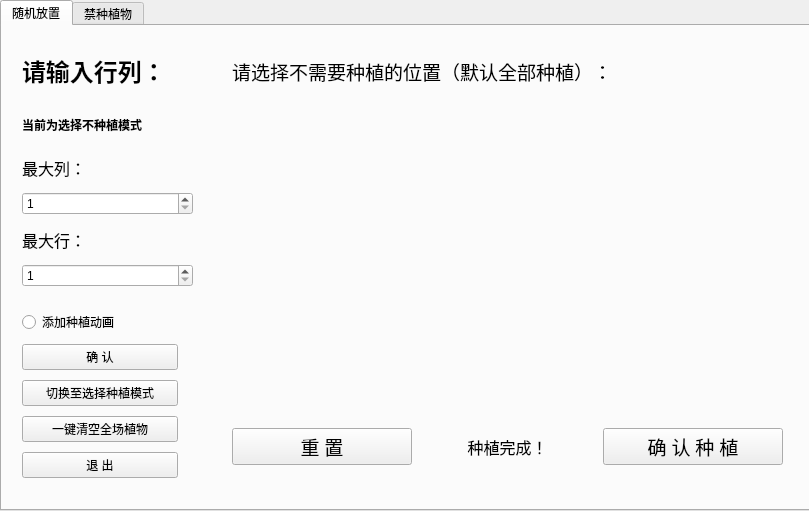
<?xml version="1.0" encoding="UTF-8"?>
<ui version="4.0">
 <class>RandPlantPlace</class>
 <widget class="QWidget" name="RandPlantPlace">
  <property name="geometry">
   <rect>
    <x>0</x>
    <y>0</y>
    <width>809</width>
    <height>511</height>
   </rect>
  </property>
  <property name="windowTitle">
   <string>Form</string>
  </property>
  <widget class="QTabWidget" name="tabWidget">
   <property name="geometry">
    <rect>
     <x>0</x>
     <y>0</y>
     <width>811</width>
     <height>511</height>
    </rect>
   </property>
   <property name="currentIndex">
    <number>0</number>
   </property>
   <widget class="QWidget" name="tab">
    <attribute name="title">
     <string>随机放置</string>
    </attribute>
    <widget class="QWidget" name="gridLayoutWidget">
     <property name="geometry">
      <rect>
       <x>230</x>
       <y>70</y>
       <width>551</width>
       <height>301</height>
      </rect>
     </property>
     <layout class="QGridLayout" name="select_noneed"/>
    </widget>
    <widget class="QWidget" name="layoutWidget">
     <property name="geometry">
      <rect>
       <x>20</x>
       <y>280</y>
       <width>156</width>
       <height>178</height>
      </rect>
     </property>
     <layout class="QVBoxLayout" name="verticalLayout_2">
      <item>
       <widget class="QRadioButton" name="animatedplant">
        <property name="text">
         <string>添加种植动画</string>
        </property>
       </widget>
      </item>
      <item>
       <widget class="QPushButton" name="rowcol_sure">
        <property name="text">
         <string>确 认</string>
        </property>
       </widget>
      </item>
      <item>
       <widget class="QPushButton" name="change_mode">
        <property name="text">
         <string>切换至选择种植模式</string>
        </property>
       </widget>
      </item>
      <item>
       <widget class="QPushButton" name="clearallplant">
        <property name="text">
         <string>一键清空全场植物</string>
        </property>
       </widget>
      </item>
      <item>
       <widget class="QPushButton" name="exit_button">
        <property name="text">
         <string>退 出</string>
        </property>
       </widget>
      </item>
     </layout>
    </widget>
    <widget class="QWidget" name="layoutWidget">
     <property name="geometry">
      <rect>
       <x>20</x>
       <y>80</y>
       <width>171</width>
       <height>181</height>
      </rect>
     </property>
     <layout class="QVBoxLayout" name="verticalLayout">
      <item>
       <widget class="QLabel" name="currentmode">
        <property name="font">
         <font>
          <family>微软雅黑</family>
          <bold>true</bold>
         </font>
        </property>
        <property name="text">
         <string>当前为选择不种植模式</string>
        </property>
       </widget>
      </item>
      <item>
       <widget class="QLabel" name="rowlabel">
        <property name="font">
         <font>
          <family>等线 Light</family>
          <pointsize>12</pointsize>
         </font>
        </property>
        <property name="text">
         <string>最大列：</string>
        </property>
       </widget>
      </item>
      <item>
       <widget class="QSpinBox" name="maxrow">
        <property name="minimum">
         <number>1</number>
        </property>
        <property name="maximum">
         <number>8</number>
        </property>
       </widget>
      </item>
      <item>
       <widget class="QLabel" name="collabel">
        <property name="font">
         <font>
          <family>等线 Light</family>
          <pointsize>12</pointsize>
         </font>
        </property>
        <property name="text">
         <string>最大行：</string>
        </property>
       </widget>
      </item>
      <item>
       <widget class="QSpinBox" name="maxcol">
        <property name="minimum">
         <number>1</number>
        </property>
        <property name="maximum">
         <number>8</number>
        </property>
        <property name="singleStep">
         <number>1</number>
        </property>
       </widget>
      </item>
     </layout>
    </widget>
    <widget class="QLabel" name="label_3">
     <property name="geometry">
      <rect>
       <x>20</x>
       <y>20</y>
       <width>181</width>
       <height>51</height>
      </rect>
     </property>
     <property name="font">
      <font>
       <family>微软雅黑</family>
       <pointsize>18</pointsize>
       <bold>true</bold>
      </font>
     </property>
     <property name="text">
      <string>请输入行列：</string>
     </property>
     <property name="textFormat">
      <enum>Qt::RichText</enum>
     </property>
    </widget>
    <widget class="QLabel" name="label_4">
     <property name="geometry">
      <rect>
       <x>230</x>
       <y>20</y>
       <width>551</width>
       <height>51</height>
      </rect>
     </property>
     <property name="font">
      <font>
       <family>微软雅黑</family>
       <pointsize>14</pointsize>
       <bold>false</bold>
      </font>
     </property>
     <property name="text">
      <string>请选择不需要种植的位置（默认全部种植）：</string>
     </property>
     <property name="textFormat">
      <enum>Qt::RichText</enum>
     </property>
    </widget>
    <widget class="QWidget" name="layoutWidget">
     <property name="geometry">
      <rect>
       <x>230</x>
       <y>380</y>
       <width>551</width>
       <height>81</height>
      </rect>
     </property>
     <layout class="QHBoxLayout" name="horizontalLayout">
      <item>
       <widget class="QPushButton" name="reset_select">
        <property name="font">
         <font>
          <family>微软雅黑 Light</family>
          <pointsize>14</pointsize>
         </font>
        </property>
        <property name="text">
         <string>重 置</string>
        </property>
       </widget>
      </item>
      <item>
       <widget class="QLabel" name="finished">
        <property name="font">
         <font>
          <family>等线 Light</family>
          <pointsize>12</pointsize>
         </font>
        </property>
        <property name="text">
         <string>种植完成！</string>
        </property>
        <property name="alignment">
         <set>Qt::AlignCenter</set>
        </property>
       </widget>
      </item>
      <item>
       <widget class="QPushButton" name="sure_plant">
        <property name="font">
         <font>
          <family>微软雅黑 Light</family>
          <pointsize>14</pointsize>
         </font>
        </property>
        <property name="text">
         <string>确 认 种 植</string>
        </property>
       </widget>
      </item>
     </layout>
    </widget>
   </widget>
   <widget class="QWidget" name="tab_2">
    <attribute name="title">
     <string>禁种植物</string>
    </attribute>
    <widget class="QScrollArea" name="scrollArea">
     <property name="geometry">
      <rect>
       <x>70</x>
       <y>20</y>
       <width>671</width>
       <height>401</height>
      </rect>
     </property>
     <property name="widgetResizable">
      <bool>true</bool>
     </property>
     <widget class="QWidget" name="scrollAreaWidgetContents">
      <property name="geometry">
       <rect>
        <x>0</x>
        <y>0</y>
        <width>669</width>
        <height>399</height>
       </rect>
      </property>
      <widget class="QWidget" name="gridLayoutWidget_2">
       <property name="geometry">
        <rect>
         <x>0</x>
         <y>0</y>
         <width>671</width>
         <height>401</height>
        </rect>
       </property>
       <layout class="QGridLayout" name="forbidarea"/>
      </widget>
     </widget>
    </widget>
    <widget class="QLabel" name="label">
     <property name="geometry">
      <rect>
       <x>650</x>
       <y>440</y>
       <width>101</width>
       <height>21</height>
      </rect>
     </property>
     <property name="text">
      <string/>
     </property>
    </widget>
    <widget class="QWidget" name="">
     <property name="geometry">
      <rect>
       <x>180</x>
       <y>430</y>
       <width>451</width>
       <height>41</height>
      </rect>
     </property>
     <layout class="QHBoxLayout" name="horizontalLayout_2">
      <item>
       <widget class="QPushButton" name="allselct">
        <property name="text">
         <string>全选</string>
        </property>
       </widget>
      </item>
      <item>
       <widget class="QPushButton" name="resetbutton">
        <property name="text">
         <string>重置</string>
        </property>
       </widget>
      </item>
      <item>
       <widget class="QPushButton" name="forbidsure">
        <property name="text">
         <string>禁止种植</string>
        </property>
       </widget>
      </item>
     </layout>
    </widget>
   </widget>
  </widget>
 </widget>
 <resources/>
 <connections/>
</ui>
